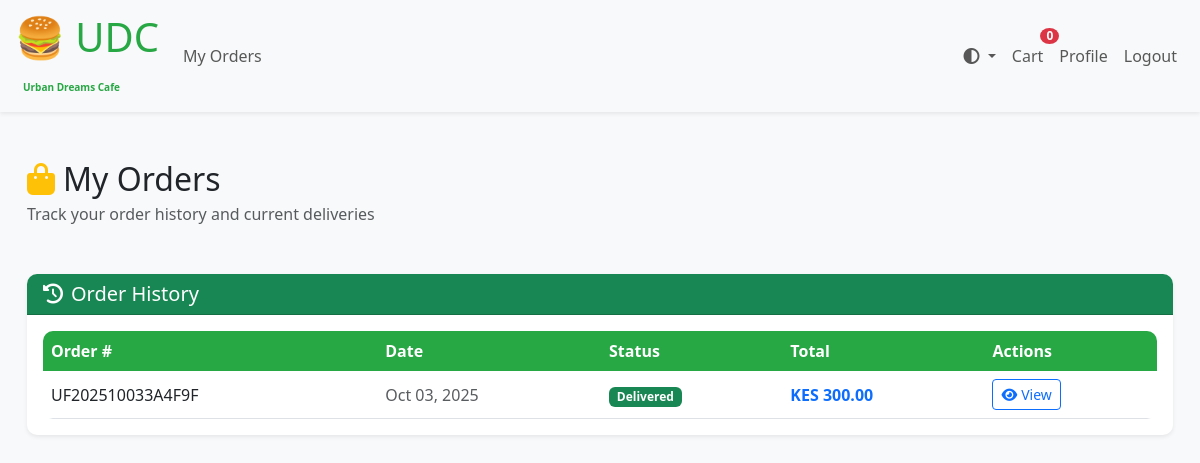
/orders/ (signed in), run on an earlier commit of the app's database.
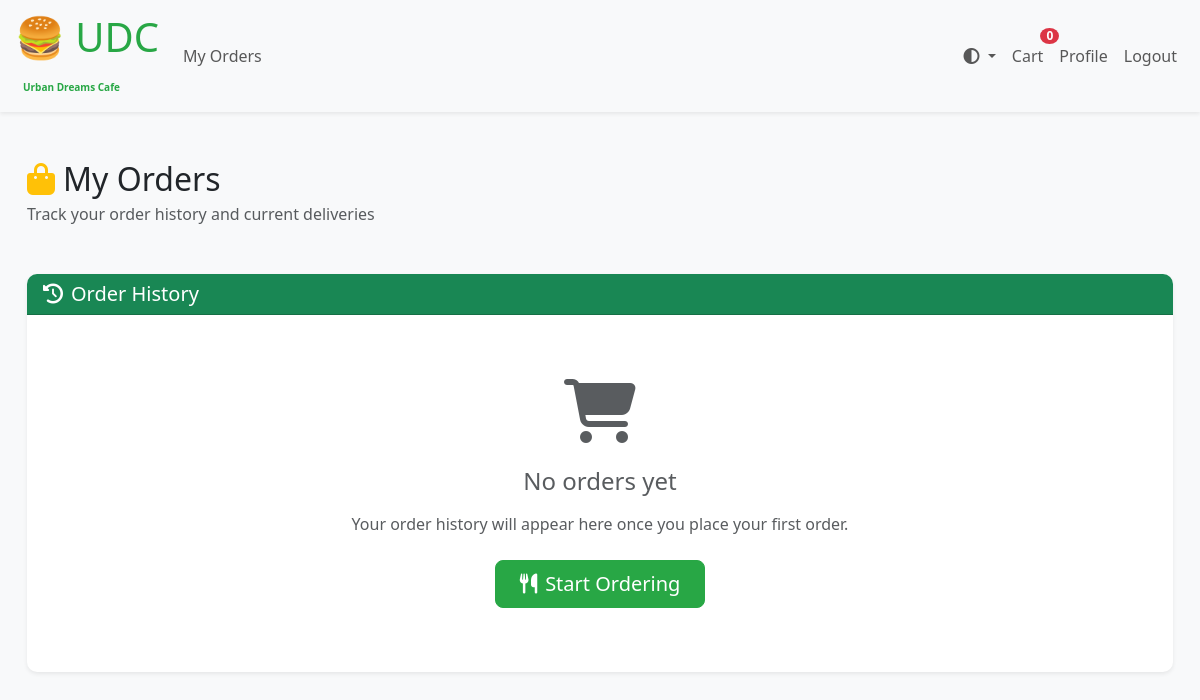
And on a later commit of the database.
### urbanfoods/models.py (models this page shows, shortened)
class Order(models.Model):
    STATUS_CHOICES = [
        ('pending', ' Pending'),
        ('preparing', ' Preparing'),
        ('out_for_delivery', ' Out for Delivery'),
        ('delivered', ' Delivered'),
        ('cancelled', ' Cancelled'),
    ]
    order_number = models.CharField(max_length=20, unique=True, editable=False)
    user = models.ForeignKey(User, on_delete=models.CASCADE, related_name='orders')
    status = models.CharField(max_length=20, choices=STATUS_CHOICES, default='pending')
    hostel = models.CharField(max_length=100)
    room_number = models.CharField(max_length=50)
    phone_number = models.CharField(max_length=15)
    delivery_notes = models.TextField(blank=True)
    subtotal = models.DecimalField(max_digits=10, decimal_places=2)
    delivery_fee = models.DecimalField(max_digits=10, decimal_places=2, default=0)
    total = models.DecimalField(max_digits=10, decimal_places=2)
    created_at = models.DateTimeField(auto_now_add=True)
    updated_at = models.DateTimeField(auto_now=True)
    estimated_delivery = models.DateTimeField(null=True, blank=True)
    delivered_at = models.DateTimeField(null=True, blank=True)
    cancellation_reason = models.TextField(blank=True)
    rating = models.IntegerField(null=True, blank=True, validators=[MinValueValidator(1), MinValueValidator(5)])
    review = models.TextField(blank=True)
    class Meta:
        ordering = ['-created_at']

### urbanfoods/views.py (the view)
# urls.py: path('orders/', views.my_orders, name='my_orders'),
@login_required
def my_orders(request):
    orders = Order.objects.filter(user=request.user).prefetch_related('items')
    active_orders = orders.exclude(status__in=['delivered', 'cancelled'])
    order_history = orders.filter(status__in=['delivered', 'cancelled'])
    context = {
        'active_orders': active_orders,
        'order_history': order_history,
    }
    return render(request, 'my_orders.html', context)

### urbanfoods/templates/my_orders.html (shortened to what this page needs)
{% extends 'base.html' %}
{% load static %}
{% block content %}
<div class="container-fluid py-4">
    <div class="row mb-4">
        <div class="col-12">
            <div class="d-flex justify-content-between align-items-center mb-4">
                <div>
                    <h1 class="h2 mb-1 text-dark"><i class="fas fa-shopping-bag text-warning me-2"></i>My Orders</h1>
                    <p class="text-muted mb-0">Track your order history and current deliveries</p>
                </div>
            </div>
        </div>
    </div>
    <div class="row">
        <div class="col-12">
            <div class="card shadow-sm border-0">
                <div class="card-header bg-success text-white">
                    <h5 class="mb-0"><i class="fas fa-history me-2"></i>Order History</h5>
                </div>
                <div class="card-body">
                    {% if order_history %}
                    <div class="table-responsive">
                        <table class="table table-hover mb-0">
                            <thead class="table-light">
                                <tr>
                                    <th class="border-0 fw-semibold">Order #</th>
                                    <th class="border-0 fw-semibold">Date</th>
                                    <th class="border-0 fw-semibold">Status</th>
                                    <th class="border-0 fw-semibold">Total</th>
                                    <th class="border-0 fw-semibold">Actions</th>
                                </tr>
                            </thead>
                            <tbody>
                                {% for order in order_history %}
                                <tr class="align-middle">
                                    <td class="fw-medium">{{ order.order_number }}</td>
                                    <td class="text-muted">{{ order.created_at|date:"M d, Y" }}</td>
                                    <td>
                                        <span class="badge
                                            {% if order.status == 'delivered' %}bg-success
                                            {% elif order.status == 'cancelled' %}bg-danger
                                            {% else %}bg-secondary{% endif %}">
                                            {{ order.get_status_display }}
                                        </span>
                                    </td>
                                    <td class="fw-bold text-primary">KES {{ order.total }}</td>
                                    <td>
                                        <a href="{% url 'order_detail' order.order_number %}" class="btn btn-outline-primary btn-sm">
                                            <i class="fas fa-eye me-1"></i>View
                                        </a>
                                    </td>
                                </tr>
                                {% endfor %}
                            </tbody>
                        </table>
                    </div>
                    {% else %}
                    <div class="text-center py-5">
                        <div class="mb-4">
                            <i class="fas fa-shopping-cart fa-4x text-muted"></i>
                        </div>
                        <h4 class="text-muted mb-3">No orders yet</h4>
                        <p class="text-muted mb-4">Your order history will appear here once you place your first order.</p>
                        <a href="{% url 'homepage' %}" class="btn btn-primary btn-lg px-4">
                            <i class="fas fa-utensils me-2"></i>Start Ordering
                        </a>
                    </div>
                    {% endif %}
                </div>
            </div>
        </div>
    </div>
</div>
{% endblock %}

What changed in the data, as far as the page shows it:
removed Order: order_number "UF202510033A4F9F", created_at "Oct 03, 2025", status "Delivered", total "300.00"
Also different on the page:
text no longer shown: "Order # Date Status Total Actions"
text now shown: "No orders yet Your order history will appear here once you place your first order. Start Ordering"
